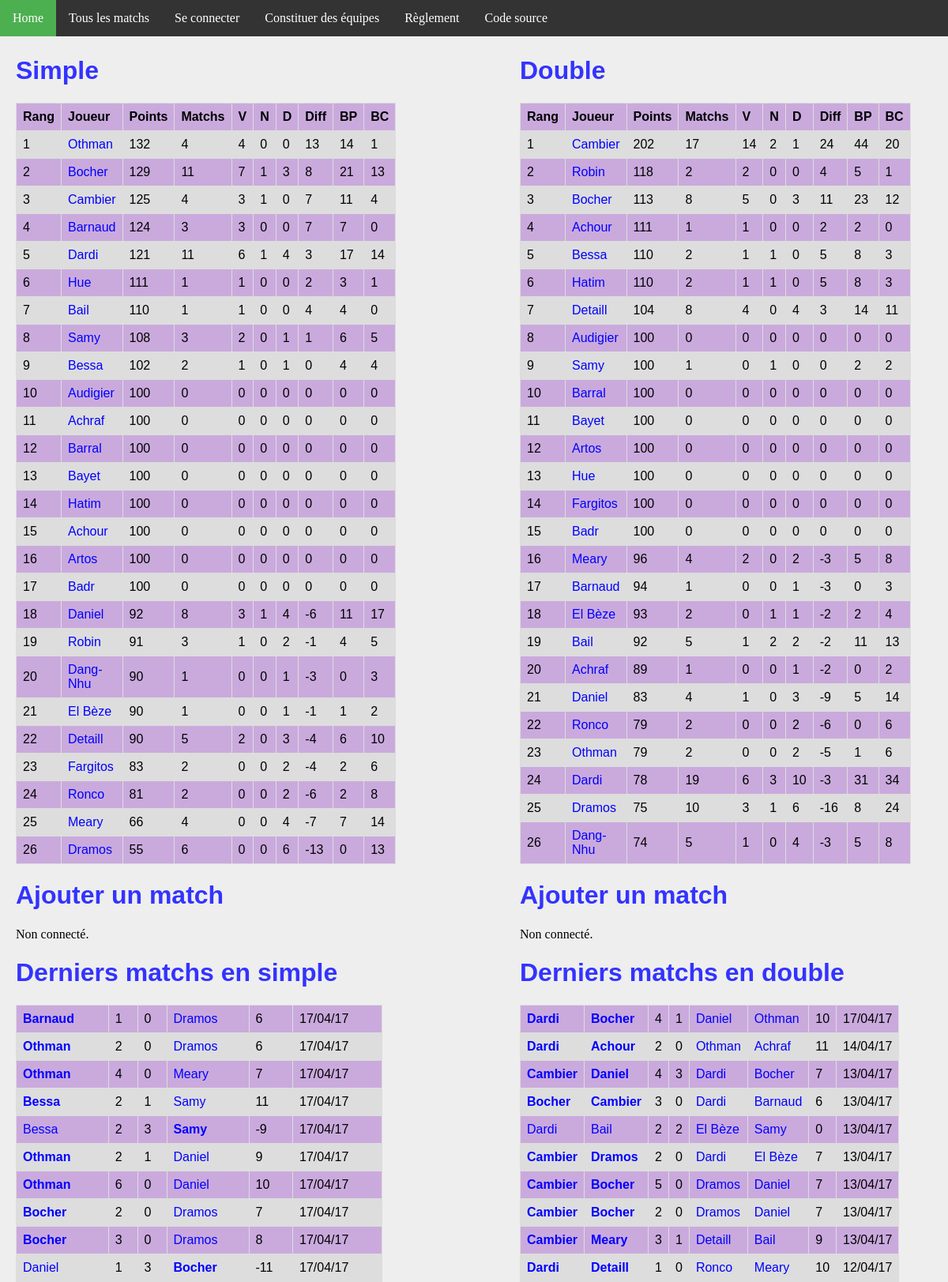
The app's page /, older data.
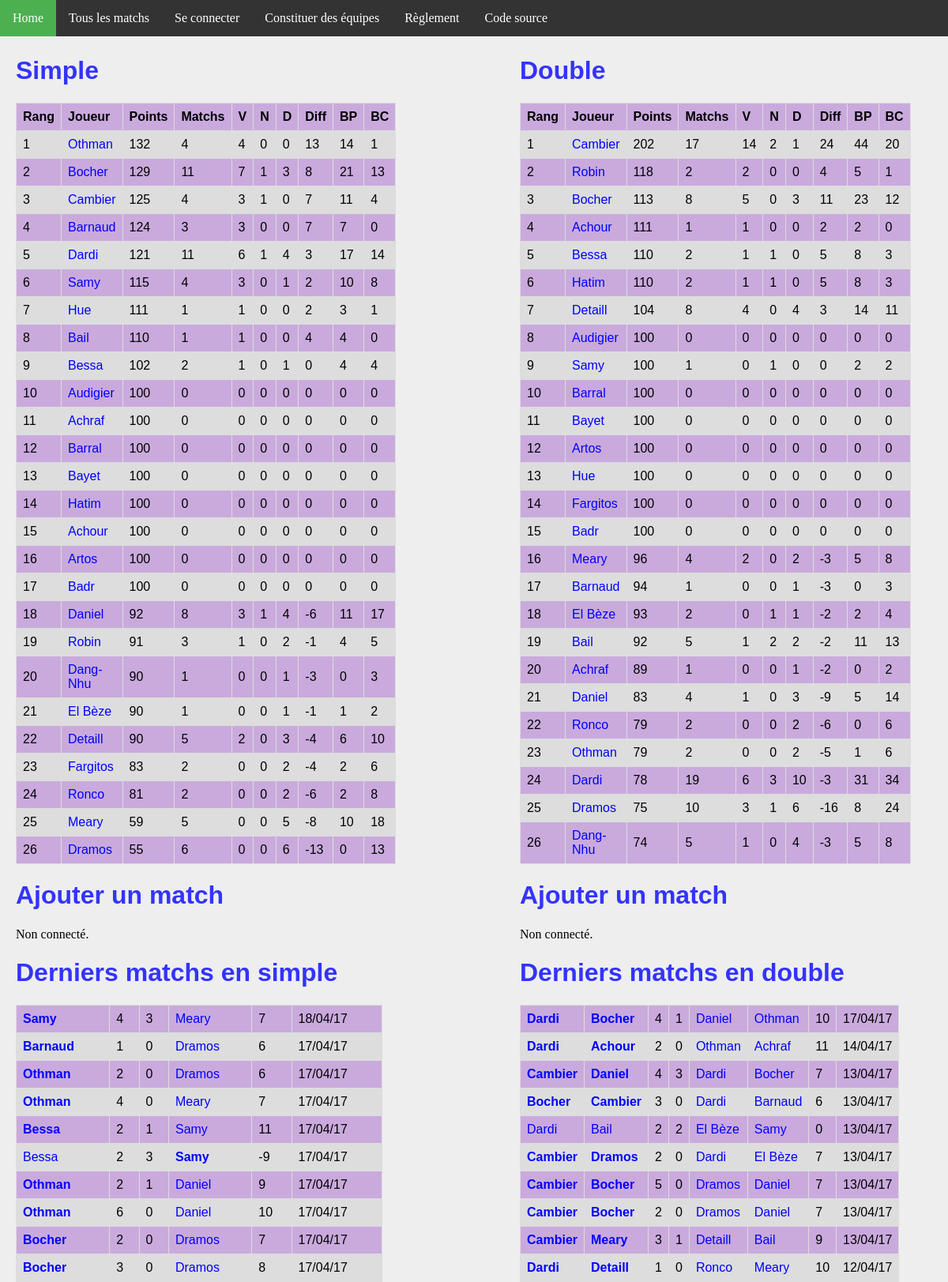
The same page, newer data.
### ranking/models.py (models this page shows, shortened)
class Joueur(models.Model):
    user = models.OneToOneField(User, on_delete=models.CASCADE)
    pseudo = models.CharField(max_length = 50, default="Pax lambda")
    simple_score = models.IntegerField(default=100)
    simple_rang = models.IntegerField(default=0)
    simple_victoires = models.IntegerField(default=0)
    simple_nuls = models.IntegerField(default=0)
    simple_defaites = models.IntegerField(default=0)
    simple_buts_pour = models.IntegerField(default=0)
    simple_buts_contre = models.IntegerField(default=0)
    double_score = models.IntegerField(default=100)
    double_rang = models.IntegerField(default=0)
    double_victoires = models.IntegerField(default=0)
    double_nuls = models.IntegerField(default=0)
    double_defaites = models.IntegerField(default=0)
    double_buts_pour = models.IntegerField(default=0)
    double_buts_contre = models.IntegerField(default=0)
    @property
    def simple_matchs(self):
        return self.simple_nuls + self.simple_victoires + self.simple_defaites
    @property
    def double_matchs(self):
        return self.double_nuls + self.double_victoires + self.double_defaites
    @property
    def simple_diff(self):
        return self.simple_buts_pour - self.simple_buts_contre
    @property
    def double_diff(self):
        return self.double_buts_pour - self.double_buts_contre

class MatchSimple(models.Model):
    domicile = models.ForeignKey('Joueur', related_name = 'dom')
    exterieur = models.ForeignKey('Joueur', related_name = 'exte')
    date = models.DateTimeField(auto_now_add=True)
    buts_domicile = models.IntegerField(default=0)
    buts_exterieur = models.IntegerField(default=0)
    points = models.IntegerField(default=0)
    @property
    def winner(self):
        if self.buts_domicile > self.buts_exterieur:
            return 1.
        elif self.buts_domicile < self.buts_exterieur:
            return 0.
        else:
            return 0.5

class MatchDouble(models.Model):
    domicile_1 = models.ForeignKey('Joueur', related_name = 'dom1')
    domicile_2 = models.ForeignKey('Joueur', related_name = 'dom2')
    exterieur_1 = models.ForeignKey('Joueur', related_name = 'exte1')
    exterieur_2 = models.ForeignKey('Joueur', related_name = 'exte2')
    date = models.DateTimeField(auto_now_add=True)
    buts_domicile = models.IntegerField(default=0)
    buts_exterieur = models.IntegerField(default=0)
    points = models.IntegerField(default=0)
    @property
    def winner(self):
        if self.buts_domicile > self.buts_exterieur:
            return 1.
        elif self.buts_domicile < self.buts_exterieur:
            return 0.
        else:
            return 0.5

### ranking/views.py (the view)
# urls.py: url(r'^$', views.index, name='index'),
def index(request):
    n_matchs = 10
    context = {
        'simple_ranking': Joueur.objects.order_by('simple_rang').all(),
        'double_ranking': Joueur.objects.order_by('double_rang').all(),
        'simple_matchs': MatchSimple.objects.order_by('-date').all()[:n_matchs],
        'double_matchs': MatchDouble.objects.order_by('-date').all()[:n_matchs],
    }
    return render(request, 'index.html', context)

### ranking/templates/index.html (shortened to what the changed rows need)
{% extends 'base.html' %}
{% block body %}
<div id="column1" style="float:left; margin:0; width:40%;">
    <h1>Simple</h1>
    <table>
        <tr>
            <th>Rang</th>
            <th>Joueur</th>
            <th>Points</th>
            <th>Matchs</th>
            <th>V</th>
            <th>N</th>
            <th>D</th>
            <th>Diff</th>
            <th>BP</th>
            <th>BC</th>
        </tr>
        {% for j in simple_ranking %}
        <tr>
            <td>{{ j.simple_rang }}</td>
            <td><a class='joueur' href="{% url 'joueur' j.id %}">{{j.pseudo}}</a></td>
            <td>{{j.simple_score}}</td>
            <td>{{j.simple_matchs}}</td>
            <td>{{j.simple_victoires}}</td>
            <td>{{j.simple_nuls}}</td>
            <td>{{j.simple_defaites}}</td>
            <td>{{j.simple_diff}}</td>
            <td>{{j.simple_buts_pour}}</td>
            <td>{{j.simple_buts_contre}}</td>
        </tr>
        {% endfor %}
    </table>
    <h1>Ajouter un match</h1>
    <h1>Derniers matchs en simple</h1>
    <table>
        {% for m in simple_matchs %}
        <tr>
            <td {% if m.winner == 1 %} style='font-weight:bold'{% endif %} >
                <a class="joueur" href="{% url 'joueur' m.domicile.id %}">{{m.domicile.pseudo}}</a>
            </td>
            <td>{{m.buts_domicile}}</td>
            <td>{{m.buts_exterieur}}</td>
            <td {% if m.winner == 0 %} style='font-weight:bold'{% endif %} >
                <a class='joueur' href="{% url 'joueur' m.exterieur.id %}">{{m.exterieur.pseudo}}</a>
            </td>
            <td>{{m.points}}</td>
            <td>{{m.date | date:'d/m/y'}}</td>
        </tr>
        {% endfor %}
    </table>
</div>
<div id="column2" style="float:left; margin-left:15%;width:40%;">
<h1>Double</h1>
<table>
    <tr>
        <th>Rang</th>
        <th>Joueur</th>
        <th>Points</th>
        <th>Matchs</th>
        <th>V</th>
        <th>N</th>
        <th>D</th>
        <th>Diff</th>
        <th>BP</th>
        <th>BC</th>
    </tr>
    {% for j in double_ranking %}
    <tr>
        <td>{{ j.double_rang }}</td>
        <td><a class='joueur' href="{% url 'joueur' j.id %}">{{j.pseudo}}</a></td>
        <td>{{j.double_score}}</td>
        <td>{{j.double_matchs}}</td>
        <td>{{j.double_victoires}}</td>
        <td>{{j.double_nuls}}</td>
        <td>{{j.double_defaites}}</td>
        <td>{{j.double_diff}}</td>
        <td>{{j.double_buts_pour}}</td>
        <td>{{j.double_buts_contre}}</td>
    </tr>
    {% endfor %}
    </table>
    <h1>Ajouter un match</h1>
    <h1>Derniers matchs en double</h1>
    <table>
        {% for m in double_matchs %}
        <tr>
            <td {% if m.winner == 1 %} style='font-weight:bold'{% endif %} >
                <a class="joueur" href="{% url 'joueur' m.domicile_1.id %}">{{m.domicile_1.pseudo}}</a>
            </td>
            <td {% if m.winner == 1 %} style='font-weight:bold'{% endif %} >
                <a class="joueur" href="{% url 'joueur' m.domicile_2.id %}">{{m.domicile_2.pseudo}}</a>
            </td>
            <td>{{m.buts_domicile}}</td>
            <td>{{m.buts_exterieur}}</td>
            <td {% if m.winner == 0 %} style='font-weight:bold'{% endif %} >
                <a class='joueur' href="{% url 'joueur' m.exterieur_1.id %}">{{m.exterieur_1.pseudo}}</a>
            </td>
            <td {% if m.winner == 0 %} style='font-weight:bold'{% endif %} >
                <a class='joueur' href="{% url 'joueur' m.exterieur_2.id %}">{{m.exterieur_2.pseudo}}</a>
            </td>
            <td>{{m.points}}</td>
            <td>{{m.date | date:'d/m/y'}}</td>
        </tr>
        {% endfor %}
    </table>
    </div>
{% endblock %}

Row changes from the older to the newer data that the page shows:
no longer on this page (row unchanged): MatchSimple: domicile.pseudo "Daniel", buts_domicile "1", buts_exterieur "3", exterieur.pseudo "Bocher", points "-11", date "17/04/17"
changed Joueur "Samy": simple_rang "8" → "6"; simple_score "108" → "115"; simple_matchs "3" → "4"; simple_victoires "2" → "3"; simple_diff "1" → "2"; simple_buts_pour "6" → "10"; simple_buts_contre "5" → "8"; moves up the list
changed Joueur "Hue": simple_rang "6" → "7"
changed Joueur "Bail": simple_rang "7" → "8"
changed Joueur "Meary": simple_score "66" → "59"; simple_matchs "4" → "5"; simple_defaites "4" → "5"; simple_diff "-7" → "-8"; simple_buts_pour "7" → "10"; simple_buts_contre "14" → "18"
added MatchSimple: domicile.pseudo "Samy", buts_domicile "4", buts_exterieur "3", exterieur.pseudo "Meary", points "7", date "18/04/17"
